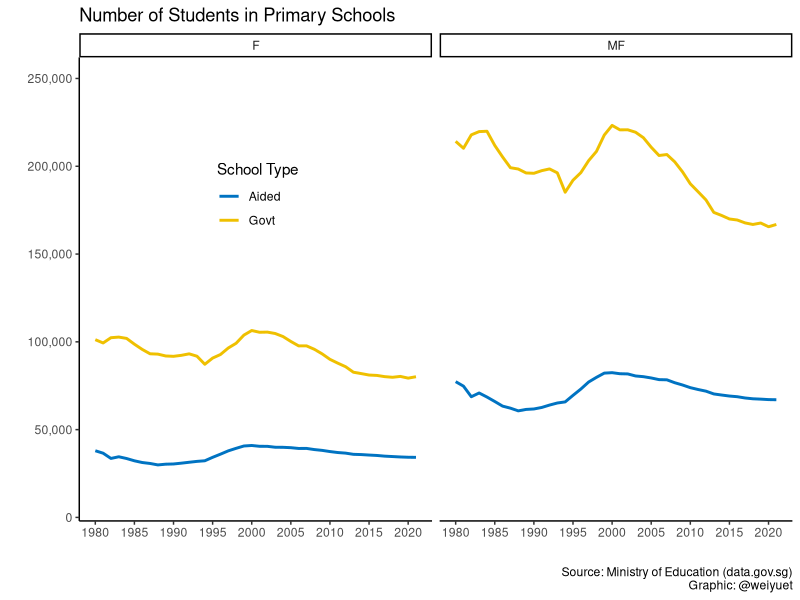
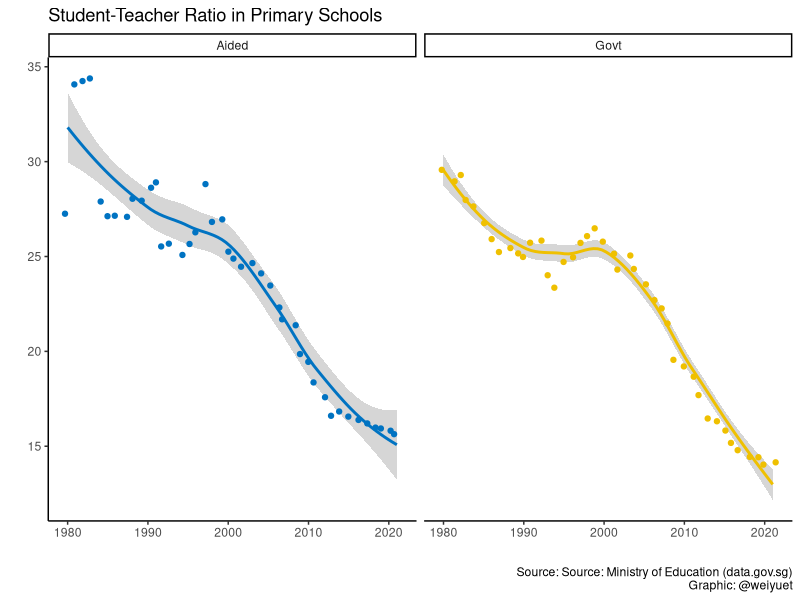
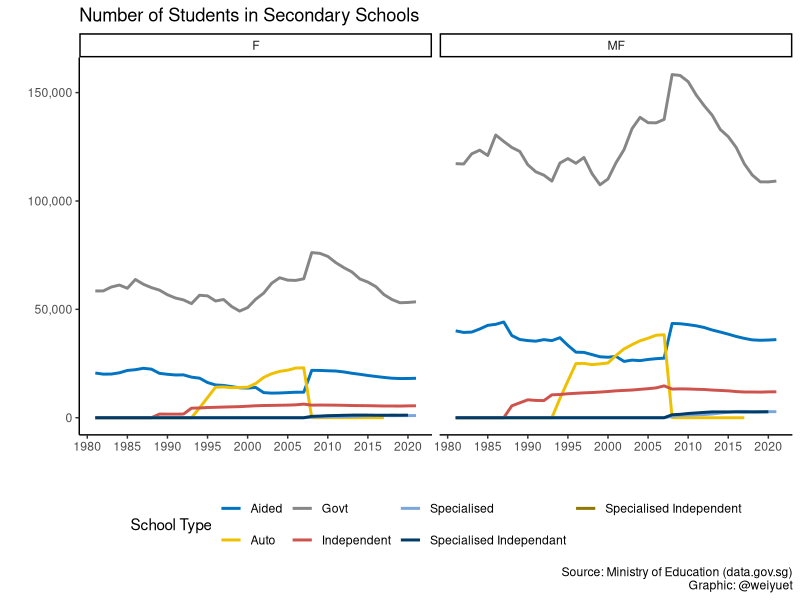
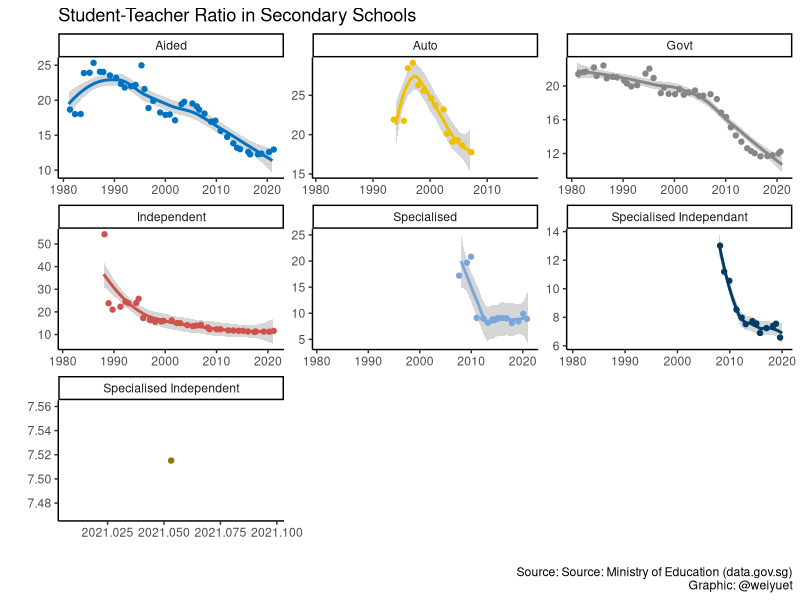
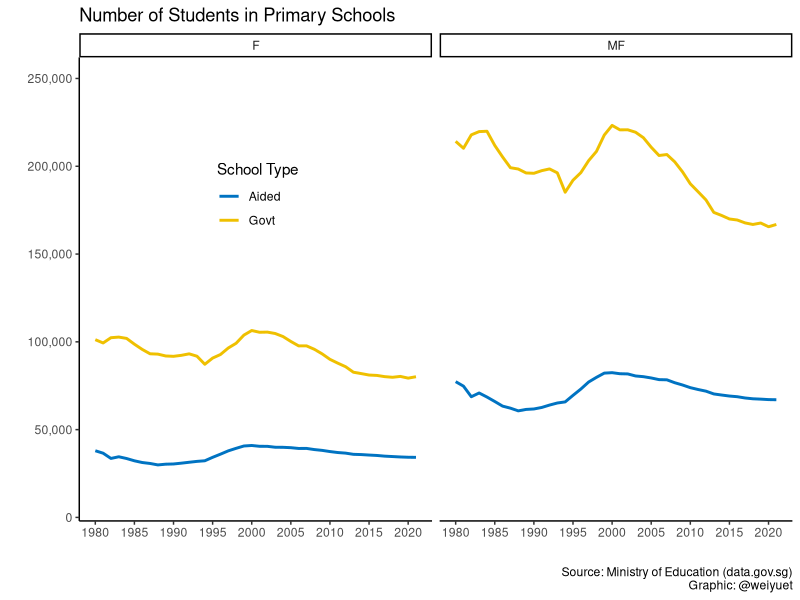
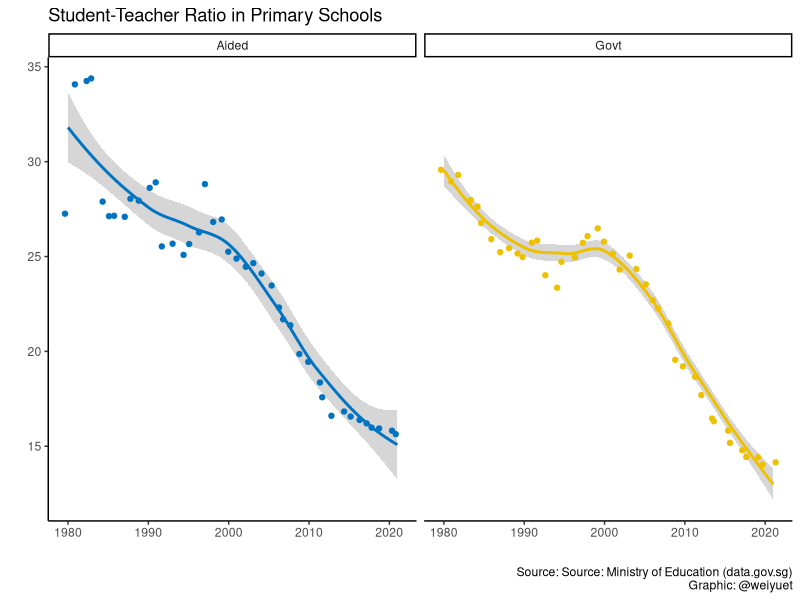
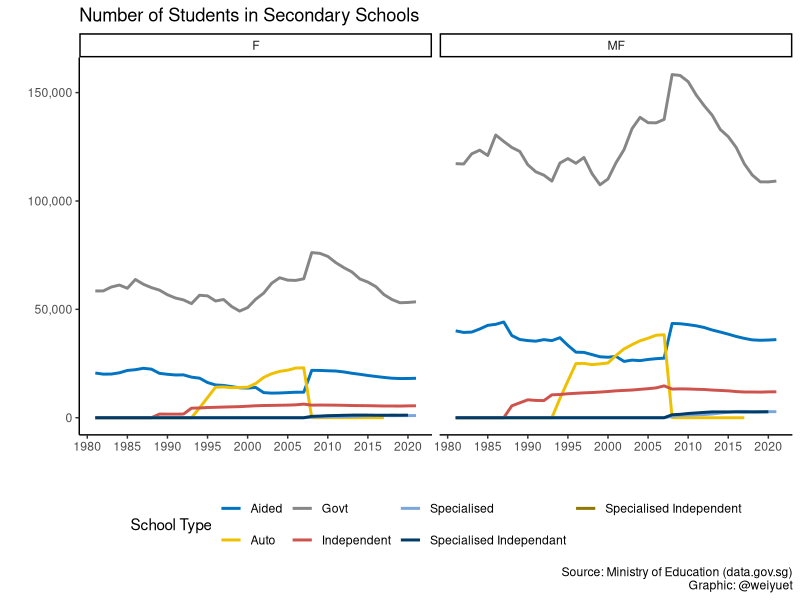
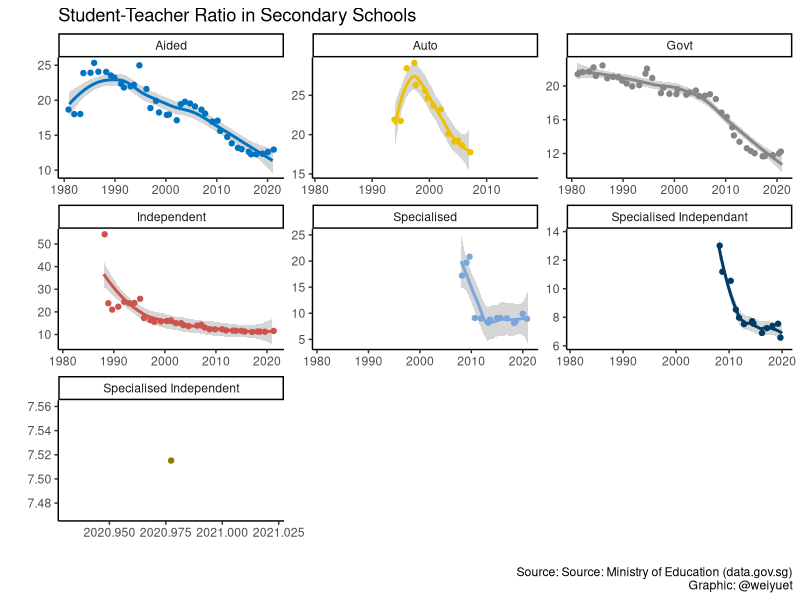

These charts were generated, in order, by the following R code:
# Load libraries
library(tidyverse)
library(scales)
library(ggsci)

# Load data
students_and_teachers_primary_schools <- read_csv("data/students-and-teachers-in-schools/students-and-teachers-primary-schools.csv")

# Plot number of primary school students in government and aided schools
students_and_teachers_primary_schools %>% 
  ggplot(aes(x = year, y = students_pri,
             colour = school_type)) +
  geom_line(size = 1) +
  facet_wrap(~sex) +
  theme_classic() +
  theme(legend.position = c(0.25, 0.7)) +
  scale_colour_jco() +
  scale_x_continuous(breaks = seq(1980, 2020, 5)) +
  scale_y_continuous(labels = label_number(big.mark = ","), 
                     limits = c(10000, 250000)) +
  labs(x = "", y = "",
       title = "Number of Students in Primary Schools",
       colour = "School Type",
       caption = "Source: Ministry of Education (data.gov.sg)\nGraphic: @weiyuet")

# Save png
ggsave("figures/primary-school-students.png", width = 8, height = 6)

# Wrangle data
# Calculate student-teacher ratio
students_and_teachers_primary_schools <- students_and_teachers_primary_schools %>% 
  mutate(student_teacher_ratio = students_pri/teachers_pri)

students_and_teachers_primary_schools %>% 
  filter(sex == "MF") %>%
  ggplot(aes( x = year, y = student_teacher_ratio, colour = school_type)) +
  geom_smooth() +
  geom_jitter() +
  facet_wrap(~school_type) +
  theme_classic() +
  theme(legend.position = "none") +
  scale_colour_jco() +
  labs(x = "", y = "",
       title = "Student-Teacher Ratio in Primary Schools",
       caption = "Source: Source: Ministry of Education (data.gov.sg)\nGraphic: @weiyuet")

# Save png
ggsave("figures/student-teacher-ratio-primary-schools.png", width = 8, height = 6)

# Load data
students_and_teachers_secondary_schools <- read_csv("data/students-and-teachers-in-schools/students-and-teachers-secondary-schools.csv")

# Plot number of secondary school students
students_and_teachers_secondary_schools %>% 
  ggplot(aes(x = year, y = student_sec,
             colour = school_type)) +
  geom_line(size = 1) +
  facet_wrap(~sex) +
  theme_classic() +
  theme(legend.position = "bottom") +
  scale_colour_jco() +
  scale_x_continuous(breaks = seq(1980, 2020, 5)) +
  scale_y_continuous(labels = label_number(big.mark = ",")) +
  labs(x = "", y = "",
       title = "Number of Students in Secondary Schools",
       colour = "School Type",
       caption = "Source: Ministry of Education (data.gov.sg)\nGraphic: @weiyuet")

# Save png
ggsave("figures/secondary-school-students.png", width = 8, height = 6)

# Wrangle data
# Calculate student-teacher ratio
students_and_teachers_secondary_schools <- students_and_teachers_secondary_schools %>% 
  mutate(student_teacher_ratio = student_sec/teacher_sec)

students_and_teachers_secondary_schools %>% 
  filter(sex == "MF") %>%
  ggplot(aes( x = year, y = student_teacher_ratio, colour = school_type)) +
  geom_smooth() +
  geom_jitter() +
  facet_wrap(~school_type, scales = "free") +
  theme_classic() +
  theme(legend.position = "none") +
  scale_colour_jco() +
  labs(x = "", y = "",
       title = "Student-Teacher Ratio in Secondary Schools",
       caption = "Source: Source: Ministry of Education (data.gov.sg)\nGraphic: @weiyuet")

# Save png
ggsave("figures/student-teacher-ratio-secondary-schools.png", width = 8, height = 6)
